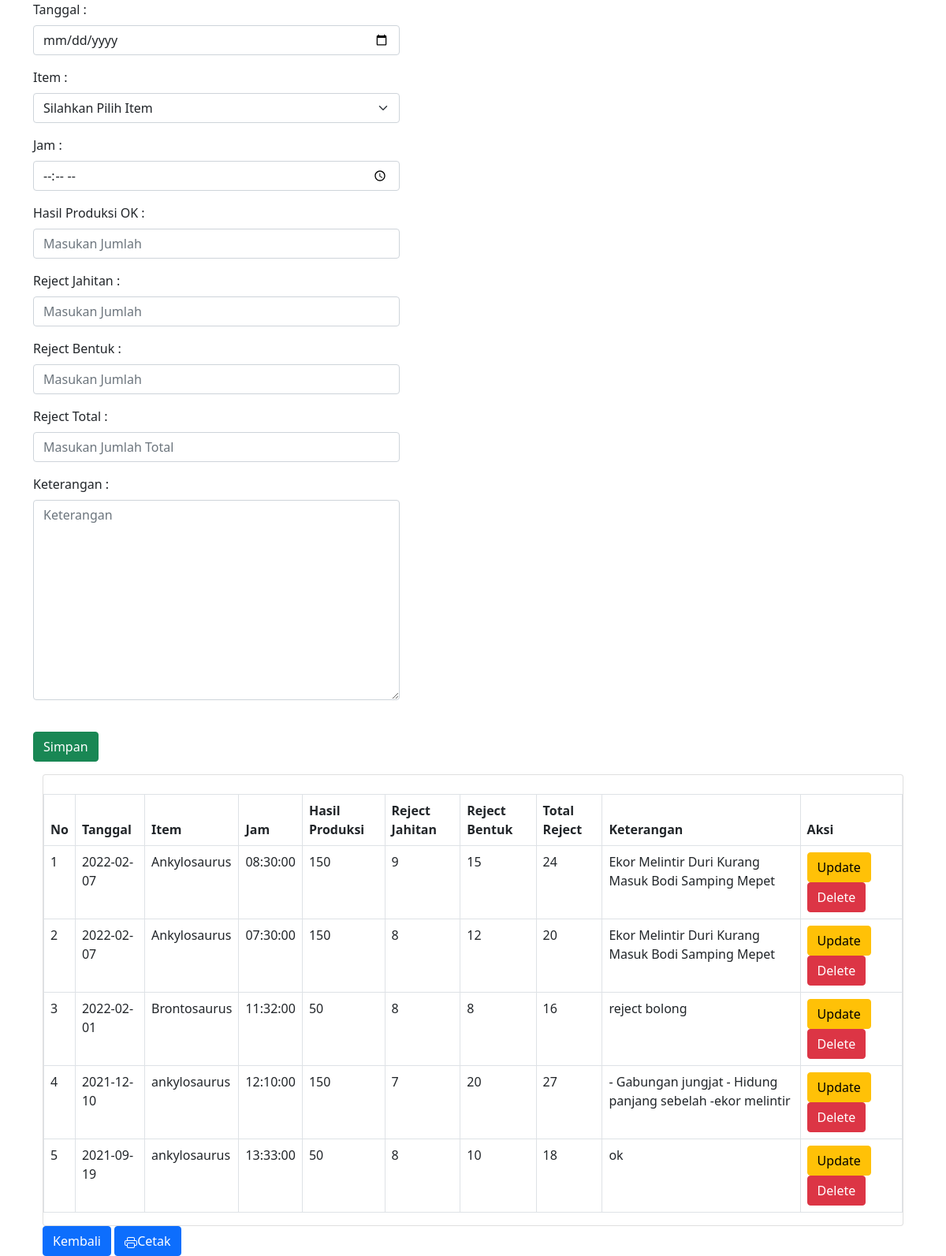
The page /input.php on the database its author committed.
### tables this page shows
CREATE TABLE `tbl_produksi` (
  `id_item` int(11) NOT NULL,
  `tgl` date NOT NULL,
  `item` varchar(150) NOT NULL,
  `jam` time NOT NULL,
  `hasil_produksi` varchar(10) NOT NULL,
  `reject_jahitan` varchar(10) NOT NULL,
  `reject_bentuk` varchar(10) NOT NULL,
  `total_reject` varchar(10) NOT NULL,
  `keterangan` varchar(255) NOT NULL
);

### input.php (the view, shortened to what this page needs)
<!DOCTYPE html>
<html lang="en">
<head>
    <link rel="stylesheet" href="css/bootstrap.min.css" type="text/css" />
</head>
<body>
<div class="container">
<div class="col-md-5">
<form action="<?php echo $_SERVER["PHP_SELF"];?>" method="post">
    <div class="mb-3">
    <label  class="form-label" >Tanggal :</label>
    <input type="date" name="tgl" class="form-control" required>
    </div>
    <div class="mb-3">
    <label  class="form-label" >Item :</label>
    <select class="form-select" name="item" id="">
        <option disabled selected>Silahkan Pilih Item</option>
    </select>
    </div>
    <div class="mb-3">
    <label  class="form-label" >Jam :</label>
    <input type="time" name="jam" class="form-control" placeholder="Masukan Jam" required>
    </div>
    <div class="mb-3">
    <label  class="form-label" >Hasil Produksi OK :</label>
    <input type="text" name="hasil_produksi" class="form-control" placeholder="Masukan Jumlah">
    </div>
    <div class="mb-3">
    <label  class="form-label" >Reject Jahitan :</label>
    <input type="text" name="reject_jahitan" class="form-control" placeholder="Masukan Jumlah" required>
    </div>
    <div class="mb-3">
    <label  class="form-label" >Reject Bentuk :</label>
    <input type="text" name="reject_bentuk" class="form-control" placeholder="Masukan Jumlah" required>
    </div>
    <div class="mb-3">
    <label  class="form-label" >Reject Total :</label>
    <input type="text" name="total_reject" class="form-control" placeholder="Masukan Jumlah Total" required>
    </div>
    <div class="mb-3">
    <label  class="form-label" >Keterangan :</label>
    <textarea name="keterangan" class="form-control" cols="30" rows="10" placeholder="Keterangan"></textarea>
    </div>
<br>
    <div class="mb-3">
        <button type="submit" name="submit" class="btn btn-success">Simpan</button>
    </div>
</form>
</div>
<div class="container">
<div class="card">
<table class="table table-bordered table-hover">
        <br>
        <thead>
        <tr>
            <th>No</th>
            <th>Tanggal</th>
            <th>Item</th>
            <th>Jam</th>
            <th>Hasil Produksi</th>
            <th>Reject Jahitan</th>
            <th>Reject Bentuk</th>
            <th>Total Reject</th>
            <th>Keterangan</th>
            <th colspan='2'>Aksi</th>
        </tr>
        </thead>
        <?php
        include "koneksi.php";
        $sql="SELECT * FROM tbl_produksi order by id_item desc";
        $hasil=mysqli_query($koneksi,$sql);
        $no=0;
        while ($data = mysqli_fetch_array($hasil)) {
            $no++;
            ?>
            <tbody>
            <tr>
                <td><?php echo $no;?></td>
                <td><?php echo $data["tgl"]; ?></td>
                <td><?php echo $data["item"];   ?></td>
                <td><?php echo $data["jam"];   ?></td>
                <td><?php echo $data["hasil_produksi"];   ?></td>
                <td><?php echo $data["reject_jahitan"];   ?></td>
                <td><?php echo $data["reject_bentuk"];   ?></td>
                <td><?php echo $data["total_reject"];   ?></td>
                <td><?php echo $data["keterangan"];   ?></td>
                <td>
                    <a href="update_produksi.php?id_item=<?php echo htmlspecialchars($data['id_item']); ?>" class="btn btn-warning" role="button">Update</a>
                    <a href="<?php echo htmlspecialchars($_SERVER["PHP_SELF"]);?>?id_item=<?php echo $data['id_item']; ?>" class="btn btn-danger" role="button">Delete</a>
                </td>
            </tr>
            </tbody>
    <?php  } ?>
</table>
</div>
<a href="halaman_pegawai.php"><button type="submit" class="btn btn-primary" >Kembali</button></a>
<a href="cetak.php">
<button type="button" class="btn btn-primary">Cetak</button>
</a>
</div>
</body>
</html>

### rows shown on the page
tbl_produksi: tgl "2022-02-07", item "Ankylosaurus", jam "08:30:00", hasil_produksi "150", reject_jahitan "9", reject_bentuk "15", total_reject "24", keterangan "Ekor Melintir Duri Kurang Masuk Bodi Samping Mepet"
tbl_produksi: tgl "2022-02-07", item "Ankylosaurus", jam "07:30:00", hasil_produksi "150", reject_jahitan "8", reject_bentuk "12", total_reject "20", keterangan "Ekor Melintir Duri Kurang Masuk Bodi Samping Mepet"
tbl_produksi: tgl "2022-02-01", item "Brontosaurus", jam "11:32:00", hasil_produksi "50", reject_jahitan "8", reject_bentuk "8", total_reject "16", keterangan "reject bolong"
tbl_produksi: tgl "2021-12-10", item "ankylosaurus", jam "12:10:00", hasil_produksi "150", reject_jahitan "7", reject_bentuk "20", total_reject "27", keterangan "- Gabungan jungjat - Hidung panjang sebelah -ekor melintir"
tbl_produksi: tgl "2021-09-19", item "ankylosaurus", jam "13:33:00", hasil_produksi "50", reject_jahitan "8", reject_bentuk "10", total_reject "18", keterangan "ok"
